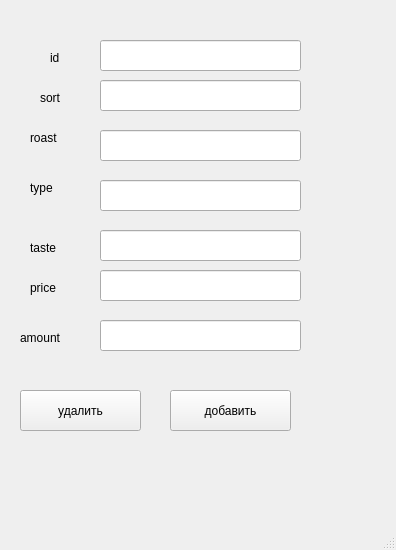
<?xml version="1.0" encoding="UTF-8"?>
<ui version="4.0">
 <class>MainWindow</class>
 <widget class="QMainWindow" name="MainWindow">
  <property name="geometry">
   <rect>
    <x>0</x>
    <y>0</y>
    <width>396</width>
    <height>550</height>
   </rect>
  </property>
  <property name="windowTitle">
   <string>MainWindow</string>
  </property>
  <widget class="QWidget" name="centralwidget">
   <widget class="QLabel" name="label">
    <property name="geometry">
     <rect>
      <x>50</x>
      <y>50</y>
      <width>55</width>
      <height>16</height>
     </rect>
    </property>
    <property name="text">
     <string>id</string>
    </property>
   </widget>
   <widget class="QLineEdit" name="lineEdit">
    <property name="geometry">
     <rect>
      <x>100</x>
      <y>40</y>
      <width>201</width>
      <height>31</height>
     </rect>
    </property>
   </widget>
   <widget class="QPushButton" name="pushButton">
    <property name="geometry">
     <rect>
      <x>20</x>
      <y>390</y>
      <width>121</width>
      <height>41</height>
     </rect>
    </property>
    <property name="text">
     <string>удалить</string>
    </property>
   </widget>
   <widget class="QLabel" name="label_2">
    <property name="geometry">
     <rect>
      <x>40</x>
      <y>90</y>
      <width>55</width>
      <height>16</height>
     </rect>
    </property>
    <property name="text">
     <string>sort</string>
    </property>
   </widget>
   <widget class="QLineEdit" name="lineEdit_2">
    <property name="geometry">
     <rect>
      <x>100</x>
      <y>80</y>
      <width>201</width>
      <height>31</height>
     </rect>
    </property>
   </widget>
   <widget class="QLabel" name="label_3">
    <property name="geometry">
     <rect>
      <x>30</x>
      <y>130</y>
      <width>55</width>
      <height>16</height>
     </rect>
    </property>
    <property name="text">
     <string>roast</string>
    </property>
   </widget>
   <widget class="QLineEdit" name="lineEdit_3">
    <property name="geometry">
     <rect>
      <x>100</x>
      <y>130</y>
      <width>201</width>
      <height>31</height>
     </rect>
    </property>
   </widget>
   <widget class="QLabel" name="label_4">
    <property name="geometry">
     <rect>
      <x>30</x>
      <y>180</y>
      <width>55</width>
      <height>16</height>
     </rect>
    </property>
    <property name="text">
     <string>type</string>
    </property>
   </widget>
   <widget class="QLineEdit" name="lineEdit_4">
    <property name="geometry">
     <rect>
      <x>100</x>
      <y>180</y>
      <width>201</width>
      <height>31</height>
     </rect>
    </property>
   </widget>
   <widget class="QLabel" name="label_5">
    <property name="geometry">
     <rect>
      <x>30</x>
      <y>240</y>
      <width>55</width>
      <height>16</height>
     </rect>
    </property>
    <property name="text">
     <string>taste</string>
    </property>
   </widget>
   <widget class="QLabel" name="label_6">
    <property name="geometry">
     <rect>
      <x>30</x>
      <y>280</y>
      <width>55</width>
      <height>16</height>
     </rect>
    </property>
    <property name="text">
     <string>price</string>
    </property>
   </widget>
   <widget class="QLabel" name="label_7">
    <property name="geometry">
     <rect>
      <x>20</x>
      <y>330</y>
      <width>55</width>
      <height>16</height>
     </rect>
    </property>
    <property name="text">
     <string>amount</string>
    </property>
   </widget>
   <widget class="QLineEdit" name="lineEdit_5">
    <property name="geometry">
     <rect>
      <x>100</x>
      <y>230</y>
      <width>201</width>
      <height>31</height>
     </rect>
    </property>
   </widget>
   <widget class="QLineEdit" name="lineEdit_6">
    <property name="geometry">
     <rect>
      <x>100</x>
      <y>270</y>
      <width>201</width>
      <height>31</height>
     </rect>
    </property>
   </widget>
   <widget class="QLineEdit" name="lineEdit_7">
    <property name="geometry">
     <rect>
      <x>100</x>
      <y>320</y>
      <width>201</width>
      <height>31</height>
     </rect>
    </property>
   </widget>
   <widget class="QPushButton" name="pushButton_2">
    <property name="geometry">
     <rect>
      <x>170</x>
      <y>390</y>
      <width>121</width>
      <height>41</height>
     </rect>
    </property>
    <property name="text">
     <string>добавить</string>
    </property>
   </widget>
   <widget class="QLabel" name="label_8">
    <property name="geometry">
     <rect>
      <x>0</x>
      <y>460</y>
      <width>371</width>
      <height>31</height>
     </rect>
    </property>
    <property name="text">
     <string/>
    </property>
   </widget>
  </widget>
  <widget class="QMenuBar" name="menubar">
   <property name="geometry">
    <rect>
     <x>0</x>
     <y>0</y>
     <width>396</width>
     <height>26</height>
    </rect>
   </property>
  </widget>
  <widget class="QStatusBar" name="statusbar"/>
 </widget>
 <resources/>
 <connections/>
</ui>
